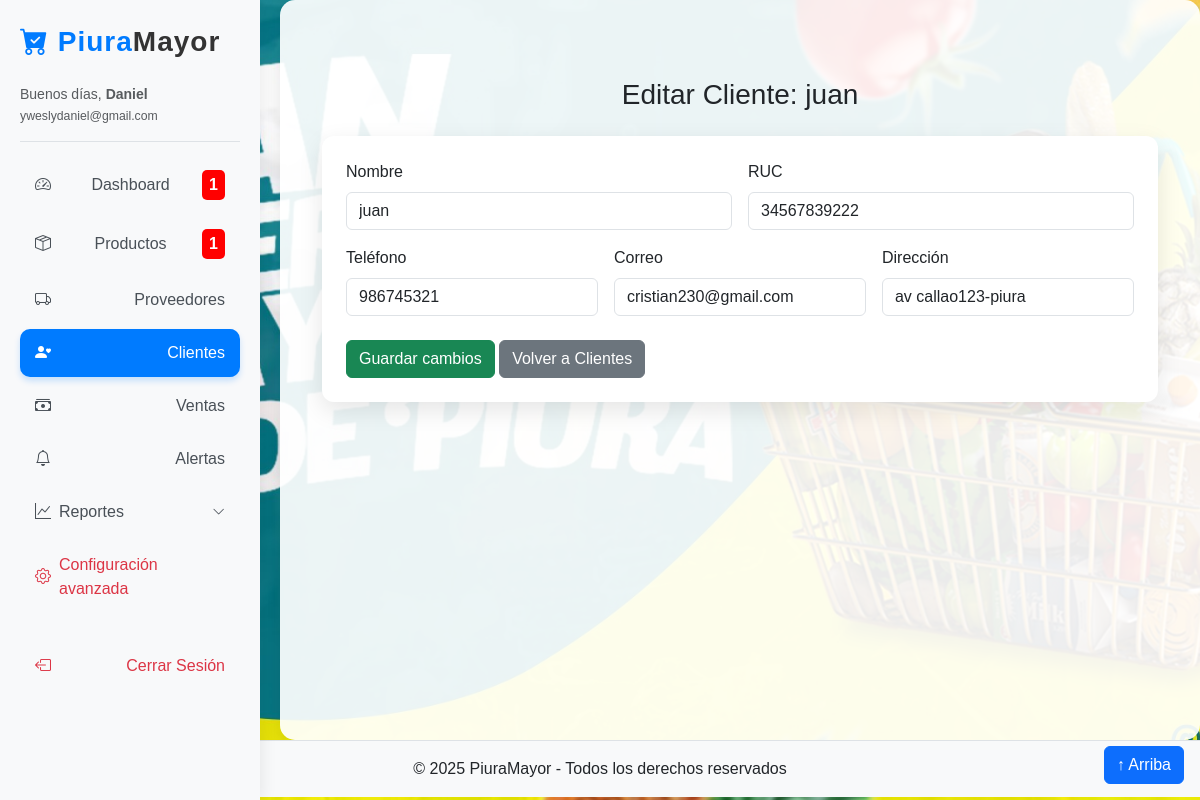
Page /editar_clientes.php?id=1 (signed in) on the committed database.
### tables this page shows
CREATE TABLE `clientes` (
  `id` int(11) NOT NULL,
  `nombre` varchar(150) NOT NULL,
  `ruc` varchar(20) DEFAULT NULL,
  `telefono` varchar(50) DEFAULT NULL,
  `correo` varchar(100) DEFAULT NULL,
  `direccion` varchar(255) DEFAULT NULL,
  `creado_at` timestamp NOT NULL DEFAULT current_timestamp()
);

### editar_clientes.php (the view, shortened to what this page needs)
<?php
include 'includes/header.php';
$id = isset($_GET['id']) ? (int)$_GET['id'] : 0;
$stmt = $pdo->prepare("SELECT * FROM clientes WHERE id = ?");
$stmt->execute([$id]);
$clienteEditar = $stmt->fetch(PDO::FETCH_ASSOC);
?>
<div class="container mt-5">
  <h3 class="text-center mb-4">Editar Cliente: <?= htmlspecialchars($clienteEditar['nombre'] ?? '') ?></h3>
  <div class="card p-4 mb-4">
    <form method="POST">
      <div class="row g-3">
        <div class="col-md-6">
          <label class="form-label">Nombre</label>
          <input type="text" name="nombre" class="form-control" value="<?= htmlspecialchars($clienteEditar['nombre'] ?? '') ?>" required>
        </div>
        <div class="col-md-6">
          <label class="form-label">RUC</label>
          <input type="text" name="ruc" class="form-control" placeholder="11 dígitos"
                 value="<?= htmlspecialchars($clienteEditar['ruc'] ?? '') ?>" maxlength="11">
        </div>
        <div class="col-md-4">
          <label class="form-label">Teléfono</label>
          <input type="text" name="telefono" class="form-control" placeholder="9 dígitos"
                 value="<?= htmlspecialchars($clienteEditar['telefono'] ?? '') ?>" maxlength="9">
        </div>
        <div class="col-md-4">
          <label class="form-label">Correo</label>
          <input type="email" name="correo" class="form-control" value="<?= htmlspecialchars($clienteEditar['correo'] ?? '') ?>">
        </div>
        <div class="col-md-4">
          <label class="form-label">Dirección</label>
          <input type="text" name="direccion" class="form-control" value="<?= htmlspecialchars($clienteEditar['direccion'] ?? '') ?>">
        </div>
      </div>
      <div class="mt-4">
        <button type="submit" name="editar" class="btn btn-success">Guardar cambios</button>
        <a href="clientes.php" class="btn btn-secondary">Volver a Clientes</a>
      </div>
    </form>
  </div>
</div>
<?php include 'includes/footer.php'; ?>

### rows in the picture
clientes: nombre "juan", ruc "34567839222", telefono "986745321", correo "cristian230@gmail.com", direccion "av callao123-piura"

### other values in the picture
$saludo "Buenos días"
$_SESSION['user']['nombre'] "Daniel"
$_SESSION['user']['correo'] "yweslydaniel@gmail.com"
$alertaStock "1"
